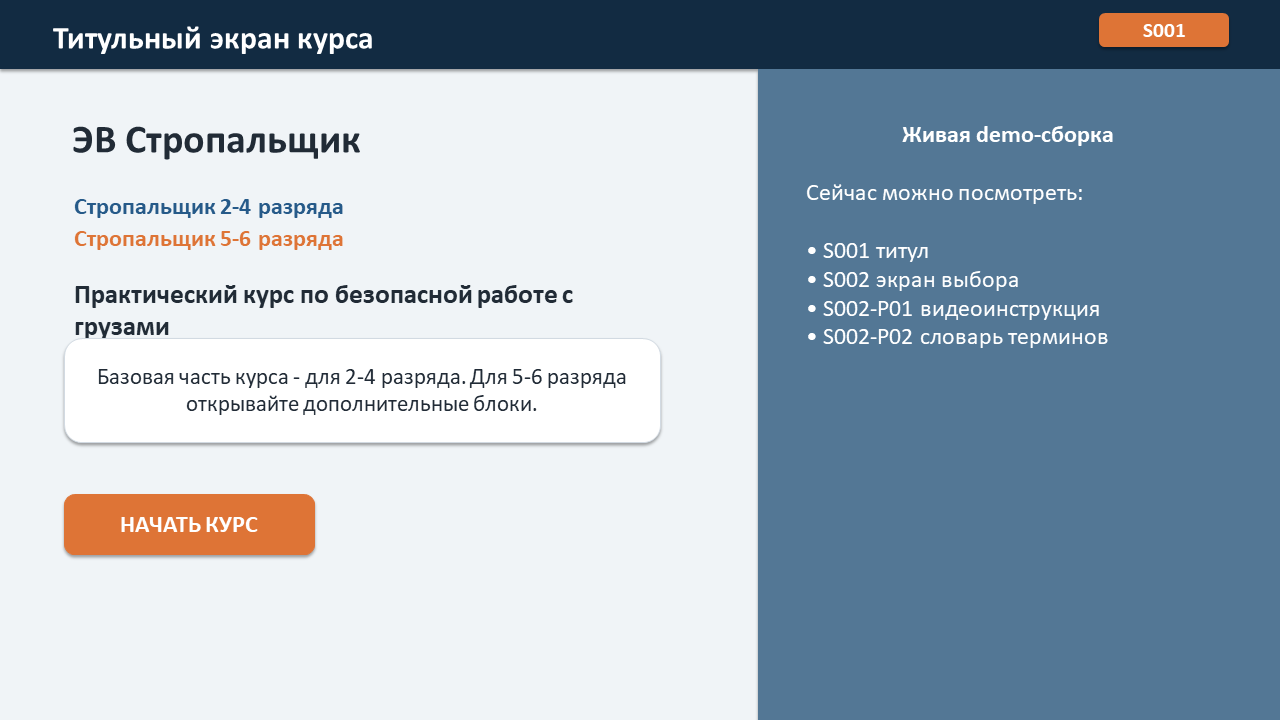
#> input picture presentations/ispring-course/module-01-stropovka-gruzov/live-preview/video-build/base-slides/slide_01.png, 1280 x 720 px
$ python build_s002_p01_preview_video.py
#> lines starting #> are read from the running program, lines starting #| are printed output that depends on the picture
from __future__ import annotations

from dataclasses import dataclass
from pathlib import Path
from typing import Iterable

from PIL import Image, ImageDraw, ImageFont
from pptx import Presentation
from pptx.util import Inches


ROOT = Path(__file__).resolve().parents[5]
LIVE_DIR = Path(__file__).resolve().parent.parent
BASE_DIR = Path(__file__).resolve().parent / "base-slides"
OUT_DIR = Path(__file__).resolve().parent / "s002-p01-preview-2026-06-20"
FRAMES_DIR = OUT_DIR / "frames"
PPTX_FILE = OUT_DIR / "S002-P01_video_preview_61_14sec_2026-06-20.pptx"
PLAN_FILE = OUT_DIR / "S002-P01_video_preview_plan_2026-06-20.txt"

SLIDE_01 = BASE_DIR / "slide_01.png"
SLIDE_02 = BASE_DIR / "slide_02.png"
SLIDE_03 = BASE_DIR / "slide_03.png"
SLIDE_04 = BASE_DIR / "slide_04.png"

AUDIO_FILE = ROOT / "assets" / "course-media" / "module-01-stropovka-gruzov" / "audio" / "S002-P01_ozvuchka_55_sec_stress_2026-06-20.mp3"

FONT_UI = Path(r"C:\Windows\Fonts\segoeui.ttf")
FONT_BOLD = Path(r"C:\Windows\Fonts\arialbd.ttf")
FONT_REG = Path(r"C:\Windows\Fonts\arial.ttf")

WIDTH = 1280
HEIGHT = 720

INTRO_SECONDS = 1.0
BODY_SECONDS = 59.14
OUTRO_SECONDS = 1.0
FPS = 10
FRAME_SECONDS = 1.0 / FPS

SUB_BG = (14, 27, 41, 220)
SUB_TEXT = (255, 255, 255, 255)
GREEN = (57, 214, 103, 255)
GREEN_SOFT = (57, 214, 103, 70)
BLACK = (0, 0, 0, 255)
WHITE = (255, 255, 255, 255)
RED = (221, 74, 58, 255)
ORANGE = (234, 124, 53, 255)
BLUE = (44, 104, 161, 255)
NAVY = (18, 43, 66, 255)
TEXT = (42, 52, 64, 255)
STEEL = (83, 119, 149, 255)


@dataclass(frozen=True)
class Point:
    x: float
    y: float


@dataclass(frozen=True)
class Rect:
    x: int
    y: int
    w: int
    h: int

    @property
    def center(self) -> Point:
        return Point(self.x + self.w / 2, self.y + self.h / 2)

    def inflate(self, px: int) -> "Rect":
        return Rect(self.x - px, self.y - px, self.w + px * 2, self.h + px * 2)


@dataclass(frozen=True)
class Scene:
    name: str
    start: float
    end: float
    slide: str
    subtitle: str
    cursor_anchor: Point | None = None
    highlight: Rect | None = None
    click_window: tuple[float, float] | None = None
    overlay: str | None = None


START_BTN = Rect(64, 494, 250, 60)
VIDEO_BTN = Rect(168, 480, 341, 60)
GLOSSARY_BTN = Rect(763, 480, 341, 60)
VIDEO_CARD = Rect(67, 158, 547, 374)
GLOSSARY_CARD = Rect(662, 158, 547, 374)
BACK_BTN = Rect(878, 629, 293, 48)
ROW_24 = Rect(65, 188, 350, 40)
ROW_56 = Rect(66, 221, 350, 40)

SCENES: list[Scene] = [
    Scene(
        name="intro-title",
        start=0.00,
        end=3.80,
        slide="slide_01",
        subtitle="Перед вами видеоинструкция по курсу «Стропальщик».",
        cursor_anchor=Point(START_BTN.x + START_BTN.w - 72, START_BTN.y + 10),
        highlight=START_BTN,
        click_window=(0.45, 3.65),
        overlay="title-note",
    ),
    Scene(
        name="interactive-route",
        start=3.80,
        end=9.60,
        slide="slide_02",
        subtitle="Курс интерактивный. Вы будете проходить темы по порядку, открывать пояснения и отвечать на вопросы.",
        overlay="route",
    ),
    Scene(
        name="self-check",
        start=9.60,
        end=14.40,
        slide="slide_02",
        subtitle="После тем и отдельных блоков будут тесты для самопроверки.",
        overlay="test-card",
    ),
    Scene(
        name="open-video",
        start=14.40,
        end=18.80,
        slide="slide_02",
        subtitle="Если на слайде есть активная кнопка, нажмите на нее.",
        cursor_anchor=Point(VIDEO_BTN.x + VIDEO_BTN.w - 112, VIDEO_BTN.y + 12),
        highlight=VIDEO_BTN,
        click_window=(14.85, 18.35),
    ),
    Scene(
        name="video-footer",
        start=18.80,
        end=24.20,
        slide="slide_03",
        subtitle="Так вы откроете термин, схему, картинку или короткое пояснение.",
        highlight=Rect(567, 173, 575, 342),
        overlay="video-points",
    ),
    Scene(
        name="return-from-video",
        start=24.20,
        end=28.80,
        slide="slide_03",
        subtitle="После просмотра нажмите «НАЗАД К КУРСУ» и продолжайте обучение.",
        cursor_anchor=Point(BACK_BTN.x + BACK_BTN.w - 112, BACK_BTN.y - 8),
        highlight=BACK_BTN,
        click_window=(24.70, 28.25),
    ),
    Scene(
        name="open-glossary",
        start=28.80,
        end=33.50,
        slide="slide_02",
        subtitle="Если в промежуточном тесте ответ неверный, откройте пояснение, посмотрите материал и вернитесь к вопросу.",
        cursor_anchor=Point(GLOSSARY_BTN.x + GLOSSARY_BTN.w - 112, GLOSSARY_BTN.y + 12),
        highlight=GLOSSARY_BTN,
        click_window=(29.20, 32.85),
        overlay="hint-chip",
    ),
    Scene(
        name="glossary-screen",
        start=33.50,
        end=37.20,
        slide="slide_04",
        subtitle="Если в промежуточном тесте ответ неверный, откройте пояснение, посмотрите материал и вернитесь к вопросу.",
        overlay="glossary-focus",
    ),
    Scene(
        name="final-test",
        start=37.20,
        end=44.40,
        slide="slide_02",
        subtitle="В конце курса будет итоговый тест: 20 вопросов и не больше 3 ошибок.",
        overlay="final-test-card",
    ),
    Scene(
        name="base-course",
        start=44.40,
        end=51.80,
        slide="slide_01",
        subtitle="Базовая часть курса предназначена для стро́пальщика 2-4 разряда.",
        highlight=ROW_24,
        overlay="base-chip",
    ),
    Scene(
        name="extra-course",
        start=51.80,
        end=59.14,
        slide="slide_01",
        subtitle="Если вы проходите подготовку на 5-6 разряд, открывайте дополнительные блоки.",
        highlight=ROW_56,
        overlay="extra-chip",
    ),
]


def get_font(size: int, bold: bool = False) -> ImageFont.FreeTypeFont:
    path = FONT_BOLD if bold and FONT_BOLD.exists() else FONT_UI if FONT_UI.exists() else FONT_REG
    return ImageFont.truetype(str(path), size)


def wrap_text(draw: ImageDraw.ImageDraw, text: str, font: ImageFont.FreeTypeFont, max_width: int) -> list[str]:
    words = text.split()
    lines: list[str] = []
    current = ""
    for word in words:
        probe = word if not current else f"{current} {word}"
        box = draw.textbbox((0, 0), probe, font=font)
        if box[2] - box[0] <= max_width:
            current = probe
        else:
            if current:
                lines.append(current)
            current = word
    if current:
        lines.append(current)
    return lines


def draw_multiline_centered(
    draw: ImageDraw.ImageDraw,
    box: Rect,
    text: str,
    font: ImageFont.FreeTypeFont,
    fill: tuple[int, int, int, int],
    spacing: int = 6,
) -> None:
    lines = wrap_text(draw, text, font, box.w - 24)
    heights = []
    widths = []
    for line in lines:
        left, top, right, bottom = draw.textbbox((0, 0), line, font=font)
        widths.append(right - left)
        heights.append(bottom - top)
    total_h = sum(heights) + spacing * max(0, len(lines) - 1)
    y = box.y + (box.h - total_h) / 2
    for line, width, height in zip(lines, widths, heights):
        x = box.x + (box.w - width) / 2
        draw.text((x, y), line, font=font, fill=fill)
        y += height + spacing


def draw_subtitle(draw: ImageDraw.ImageDraw, text: str) -> None:
    box = Rect(55, 610, 1170, 82)
    draw.rounded_rectangle((box.x, box.y, box.x + box.w, box.y + box.h), radius=22, fill=SUB_BG)
    font = get_font(28, bold=True)
    draw_multiline_centered(draw, box, text, font, SUB_TEXT, spacing=4)


def draw_cursor(base: Image.Image, pos: Point) -> None:
    draw = ImageDraw.Draw(base, "RGBA")
    x = int(pos.x)
    y = int(pos.y)
    body = [
        (x, y),
        (x + 16, y + 40),
        (x + 22, y + 28),
        (x + 38, y + 46),
        (x + 46, y + 40),
        (x + 28, y + 22),
        (x + 40, y + 16),
    ]
    shadow = [(px + 3, py + 3) for px, py in body]
    draw.polygon(shadow, fill=(0, 0, 0, 70))
    draw.polygon(body, fill=WHITE, outline=BLACK)


def draw_highlight(draw: ImageDraw.ImageDraw, rect: Rect, pulse: bool) -> None:
    if not pulse:
        return
    outer = rect.inflate(10)
    draw.rounded_rectangle((outer.x, outer.y, outer.x + outer.w, outer.y + outer.h), radius=20, outline=GREEN, width=6)
    fill = Image.new("RGBA", (WIDTH, HEIGHT), (0, 0, 0, 0))
    fill_draw = ImageDraw.Draw(fill, "RGBA")
    fill_draw.rounded_rectangle(
        (rect.x, rect.y, rect.x + rect.w, rect.y + rect.h),
        radius=16,
        fill=GREEN_SOFT,
    )
    draw._image.alpha_composite(fill)


def draw_chip(draw: ImageDraw.ImageDraw, rect: Rect, text: str, fill: tuple[int, int, int, int]) -> None:
    draw.rounded_rectangle((rect.x, rect.y, rect.x + rect.w, rect.y + rect.h), radius=18, fill=fill)
    font = get_font(22, bold=True)
    draw_multiline_centered(draw, rect, text, font, WHITE, spacing=2)


def overlay_title_note(draw: ImageDraw.ImageDraw) -> None:
    box = Rect(80, 355, 560, 92)
    draw.rounded_rectangle((box.x, box.y, box.x + box.w, box.y + box.h), radius=20, fill=(255, 255, 255, 235), outline=(210, 218, 226, 255), width=2)
    draw_multiline_centered(draw, box, "Базовая часть курса для 2-4 разряда.\nДля 5-6 разряда есть дополнительные блоки.", get_font(23, bold=False), TEXT, spacing=4)


def overlay_route(draw: ImageDraw.ImageDraw, local_t: float) -> None:
    band = Rect(110, 548, 1040, 46)
    draw.rounded_rectangle((band.x, band.y, band.x + band.w, band.y + band.h), radius=22, fill=(255, 255, 255, 235))
    labels = ["Тема 1", "Тема 2", "Тема 3", "Тема 4", "Тесты"]
    dots = [160, 380, 600, 820, 1040]
    active = min(int(local_t * 5), 4)
    font = get_font(18, bold=True)
    for idx, (label, x) in enumerate(zip(labels, dots)):
        color = ORANGE if idx <= active else STEEL
        draw.line((x + 40, 571, x + 140, 571), fill=(170, 182, 194, 255), width=4)
        draw.ellipse((x, 553, x + 36, 589), fill=color, outline=color)
        draw.text((x + 48, 553), label, font=font, fill=TEXT)


def overlay_test_card(draw: ImageDraw.ImageDraw, local_t: float) -> None:
    box = Rect(388, 210, 504, 220)
    draw.rounded_rectangle((box.x, box.y, box.x + box.w, box.y + box.h), radius=26, fill=(255, 255, 255, 245), outline=(44, 104, 161, 255), width=3)
    title_font = get_font(24, bold=True)
    body_font = get_font(20, bold=False)
    draw.text((440, 240), "Самопроверка", font=title_font, fill=TEXT)
    draw.text((430, 285), "Ответ: неверно", font=body_font, fill=RED)
    draw.text((430, 320), "Откройте пояснение", font=body_font, fill=TEXT)
    btn = Rect(460, 365, 360, 48)
    pulse = int(local_t * 8) % 2 == 0
    fill = GREEN if pulse else BLUE
    draw_chip(draw, btn, "ПОКАЗАТЬ ПОЯСНЕНИЕ", fill)


def overlay_hint_chip(draw: ImageDraw.ImageDraw) -> None:
    draw_chip(draw, Rect(485, 112, 310, 44), "Открыть пояснение", ORANGE)


def overlay_video_points(draw: ImageDraw.ImageDraw, local_t: float) -> None:
    lines = [
        "Темы идут по порядку.",
        "После тем будут тесты.",
        "По кнопкам открывайте пояснения.",
    ]
    box = Rect(675, 185, 365, 225)
    draw.rounded_rectangle((box.x, box.y, box.x + box.w, box.y + box.h), radius=18, fill=(255, 255, 255, 220))
    font = get_font(22, bold=False)
    for idx, line in enumerate(lines):
        y = 215 + idx * 56
        color = ORANGE if idx == min(int(local_t * 3), 2) else TEXT
        draw.text((705, y), f"• {line}", font=font, fill=color)


# [36 lines left out: functions overlay_glossary_focus, overlay_final_test_card, not called in this run]


def overlay_base_chip(draw: ImageDraw.ImageDraw) -> None:
    draw_chip(draw, Rect(85, 256, 300, 44), "Базовая часть курса", BLUE)


def overlay_extra_chip(draw: ImageDraw.ImageDraw) -> None:
    draw_chip(draw, Rect(85, 256, 338, 44), "Дополнительные блоки 5-6", ORANGE)


def base_image(name: str) -> Image.Image:
    mapping = {
        "slide_01": SLIDE_01,
        "slide_02": SLIDE_02,
        "slide_03": SLIDE_03,
        "slide_04": SLIDE_04,
    }
    return Image.open(mapping[name]).convert("RGBA")


def apply_overlay(img: Image.Image, scene: Scene, local_t: float) -> None:
    draw = ImageDraw.Draw(img, "RGBA")
    if scene.overlay == "title-note":
        overlay_title_note(draw)
    elif scene.overlay == "route":
        overlay_route(draw, local_t)
    elif scene.overlay == "test-card":
        overlay_test_card(draw, local_t)
    elif scene.overlay == "video-points":
        overlay_video_points(draw, local_t)
    elif scene.overlay == "hint-chip":
        overlay_hint_chip(draw)
    elif scene.overlay == "glossary-focus":
        overlay_glossary_focus(draw, local_t)
    elif scene.overlay == "final-test-card":
        overlay_final_test_card(draw, local_t)
    elif scene.overlay == "base-chip":
        overlay_base_chip(draw)
    elif scene.overlay == "extra-chip":
        overlay_extra_chip(draw)


def scene_at(t: float) -> Scene:
    for scene in SCENES:
        if scene.start <= t < scene.end:
            return scene
    return SCENES[-1]


def render_body_frames() -> tuple[list[Path], list[float]]:
    OUT_DIR.mkdir(parents=True, exist_ok=True)
    FRAMES_DIR.mkdir(parents=True, exist_ok=True)

    frames: list[Path] = []
    durations: list[float] = []

    frame_index = 0
    current = 0.0
    while current < BODY_SECONDS - 1e-9:
        duration = min(FRAME_SECONDS, BODY_SECONDS - current)
        t_mid = current + duration / 2
        scene = scene_at(t_mid)
        img = base_image(scene.slide)
#> in base_image, returned value is the input picture: PIL image 1280x720 RGBA; mean R, G, B, A 161.2, 176, 189.1, 255
        local_t = (t_mid - scene.start) / max(scene.end - scene.start, 0.001)
        local_t = max(0.0, min(1.0, local_t))
        apply_overlay(img, scene, local_t)
        draw = ImageDraw.Draw(img, "RGBA")
        if scene.highlight and scene.click_window:
            pulse = scene.click_window[0] <= t_mid <= scene.click_window[1]
            draw_highlight(draw, scene.highlight, pulse)
        elif scene.highlight and scene.click_window is None:
            pulse = int(local_t * 6) % 2 == 0
            draw_highlight(draw, scene.highlight, pulse)
        if scene.cursor_anchor and scene.click_window and scene.click_window[0] <= t_mid <= scene.click_window[1]:
            draw_cursor(img, scene.cursor_anchor)
        draw_subtitle(draw, scene.subtitle)

        frame_path = FRAMES_DIR / f"frame_{frame_index:04d}.png"
        img.save(frame_path)
        frames.append(frame_path)
        durations.append(duration)
        frame_index += 1
        current += duration

    return frames, durations


# [42 lines left out: functions make_intro_outro, build_pptx, not called in this run]


def main() -> None:
    frames, durations = render_body_frames()
#> in render_body_frames, `apply_overlay(img, scene, local_t)`:
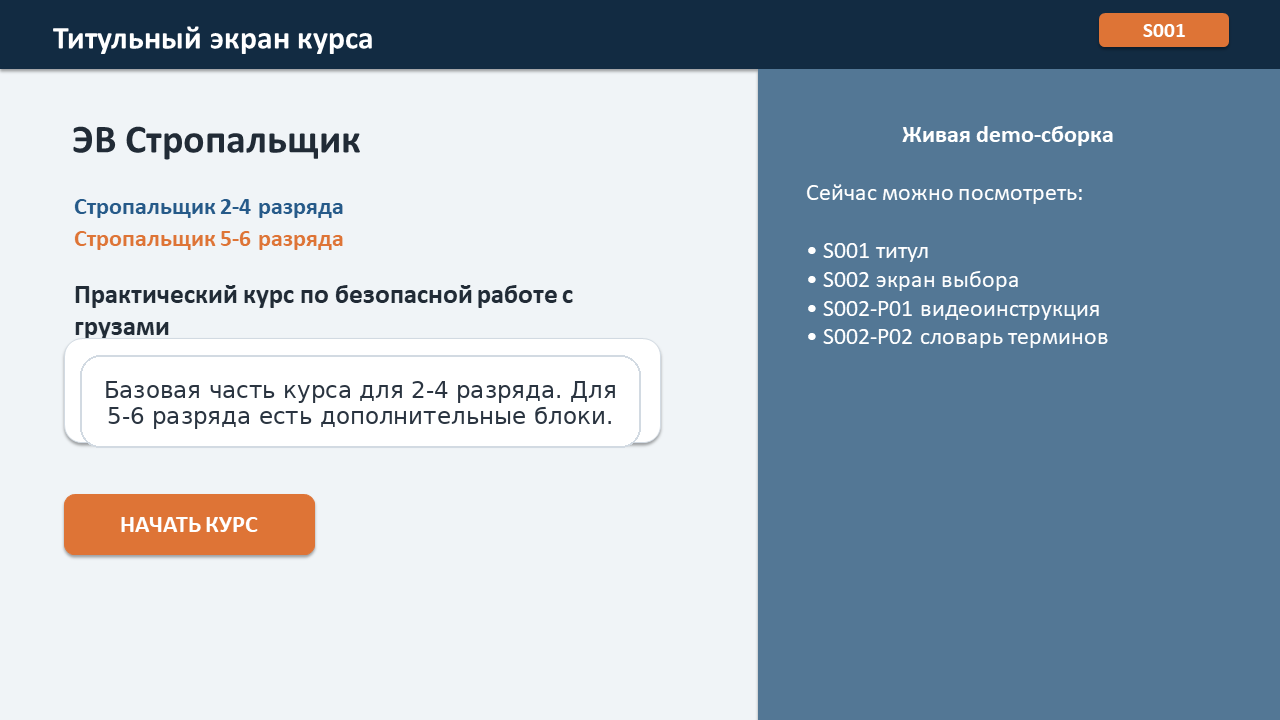
#> img: PIL image 1280x720 RGBA; mean R, G, B, A 161, 175.9, 189, 254; transparent parts drawn white
#> in render_body_frames, `img.save(frame_path)`:
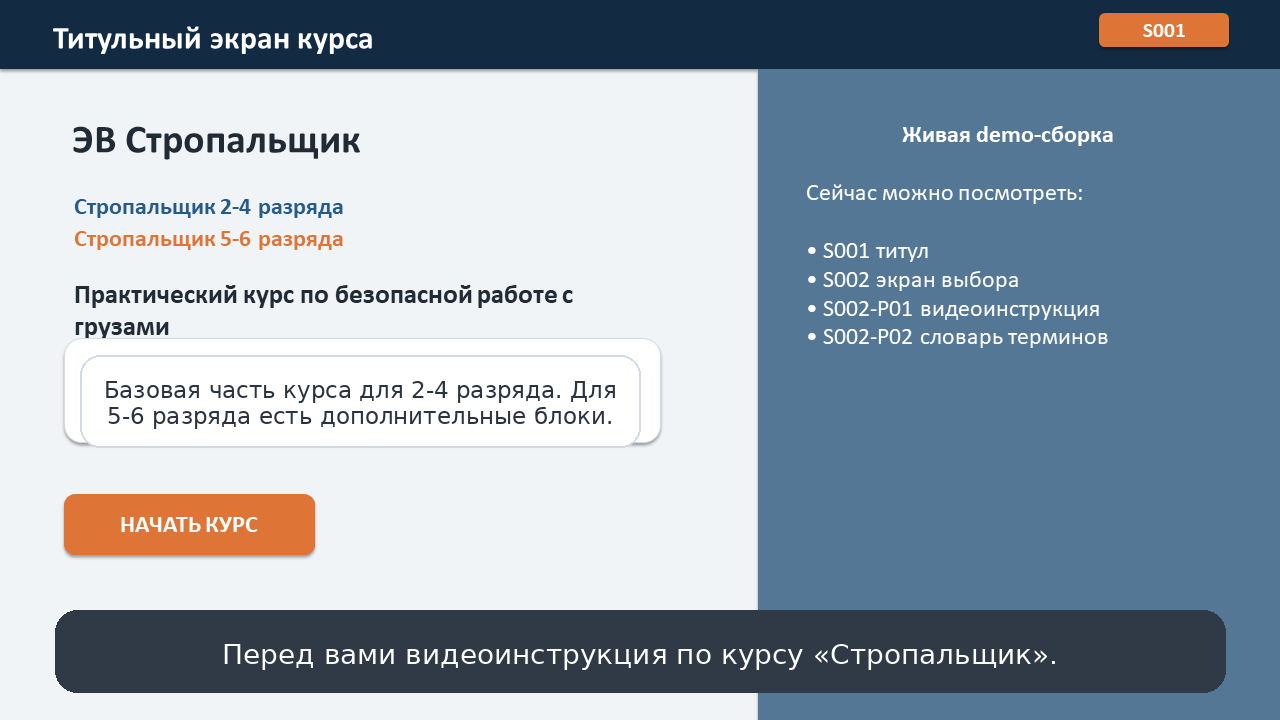
#> saved as frame_0000.png: PIL image 1280x720 RGBA; mean R, G, B, A 145, 159.4, 172.5, 250.5; transparent parts drawn white
    intro, outro = make_intro_outro()
    build_pptx(frames, durations, intro, outro)
    print(f"Built {len(frames)} body frames")
    print(PPTX_FILE)
    print(PLAN_FILE)


if __name__ == "__main__":
#> (the run stopped early here; a loop or call above may not have finished)
